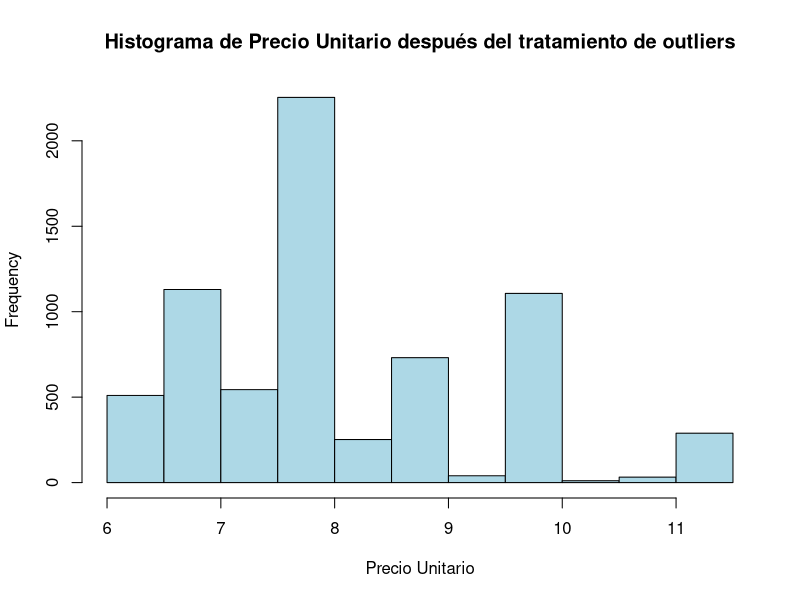
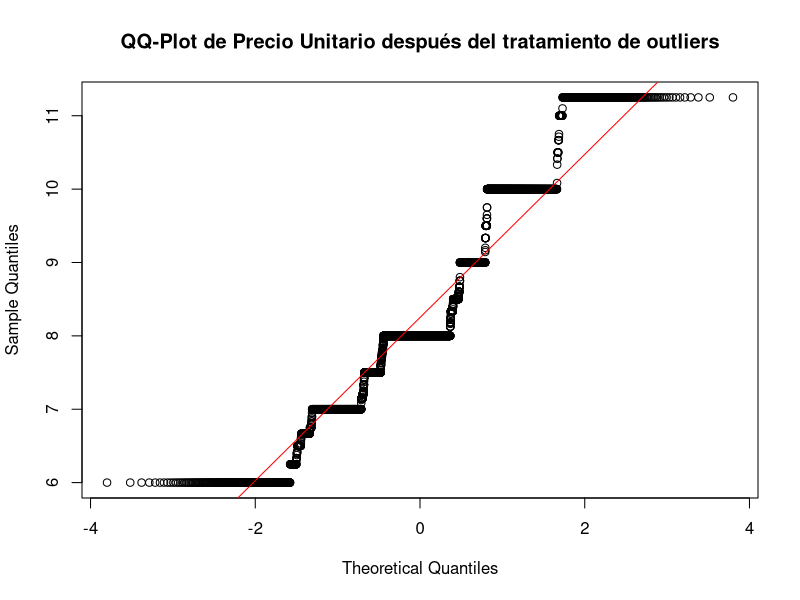

Write R code to recreate these figures, in order.
## ---- chunk 1
knitr::opts_chunk$set(echo = TRUE)
library(readxl)
## ---- chunk 2
datos <- read_excel("Frijol_ENCOVI_2023.xlsx")
names(datos)[names(datos) == "P13A07E"] <- "GASTO_TOTAL"
names(datos)[names(datos) == "P13A07A"] <- "CANTIDAD_COMPRADA"
## ---- chunk 3
datos$CANTIDAD_COMPRADA[datos$CANTIDAD_COMPRADA == 0] <- NA
datos <- datos[!is.na(datos$CANTIDAD_COMPRADA), ]
datos$GASTO_TOTAL[is.na(datos$GASTO_TOTAL)] <- median(datos$GASTO_TOTAL, na.rm = TRUE)
summary(datos)
## ---- chunk 4
datos$PRECIO_UNITARIO <- datos$GASTO_TOTAL / datos$CANTIDAD_COMPRADA
summary(datos$PRECIO_UNITARIO)
## ---- chunk 5
Q1 <- quantile(datos$PRECIO_UNITARIO, 0.25, na.rm = TRUE)
Q3 <- quantile(datos$PRECIO_UNITARIO, 0.75, na.rm = TRUE)
IQR <- Q3 - Q1

limite_inferior <- Q1 - 1.5 * IQR
limite_superior <- Q3 + 1.5 * IQR

datos$PRECIO_UNITARIO[datos$PRECIO_UNITARIO < limite_inferior] <- limite_inferior
datos$PRECIO_UNITARIO[datos$PRECIO_UNITARIO > limite_superior] <- limite_superior

summary(datos$PRECIO_UNITARIO)

hist(datos$PRECIO_UNITARIO, main = "Histograma de Precio Unitario después del tratamiento de outliers", xlab = "Precio Unitario", col = "lightblue", border = "black")
qqnorm(datos$PRECIO_UNITARIO, main = "QQ-Plot de Precio Unitario después del tratamiento de outliers")
qqline(datos$PRECIO_UNITARIO, col = "red")
## ---- chunk 6
modelo <- lm(datos$CANTIDAD_COMPRADA ~ datos$PRECIO_UNITARIO, weights = datos$FACTOR, datos)
summary(modelo)
